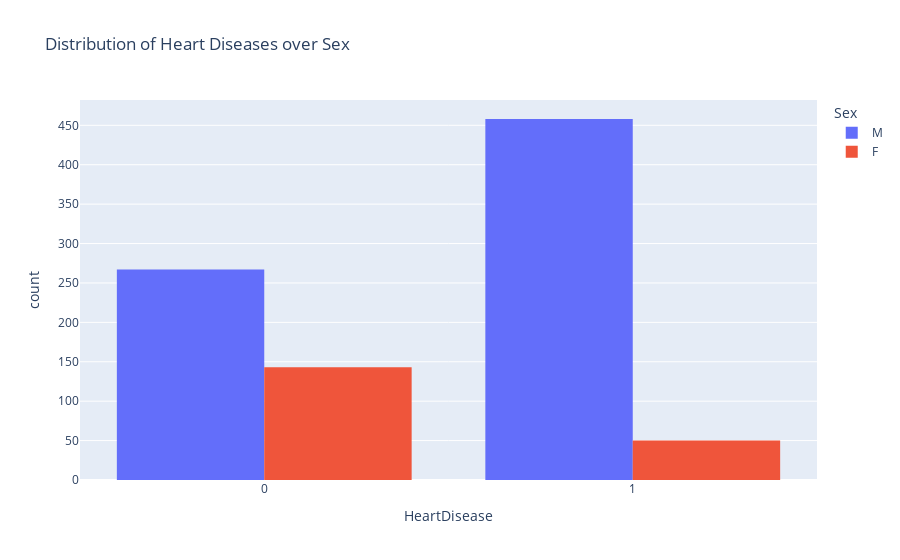

Notebook code cell kept with this figure:
### Markdown cell above
## Data Analysis

### Code cell
# Shows the Distribution of Heat Diseases with respect to male and female
fig=px.histogram(df, 
                 x="HeartDisease",
                 color="Sex",
                 hover_data=df.columns,
                 title="Distribution of Heart Diseases over Sex",
                 barmode="group")
fig.show()

### Figure 1 — Plotly figure (JSON) as saved in the notebook; plotly's stock layout.template omitted (floating-point values rounded to 4 significant figures; data arrays with more than 128 entries replaced by an {"elided": "..."} marker saying what was removed)
{"data": [{"alignmentgroup": "True", "bingroup": "x", "hovertemplate": "Sex=M<br>HeartDisease=%{x}<br>count=%{y}<extra></extra>", "legendgroup": "M", "marker": {"color": "#636efa", "pattern": {"shape": ""}}, "name": "M", "offsetgroup": "M", "orientation": "v", "showlegend": true, "type": "histogram", "x": {"elided": "725 int values"}, "xaxis": "x", "yaxis": "y"}, {"alignmentgroup": "True", "bingroup": "x", "hovertemplate": "Sex=F<br>HeartDisease=%{x}<br>count=%{y}<extra></extra>", "legendgroup": "F", "marker": {"color": "#EF553B", "pattern": {"shape": ""}}, "name": "F", "offsetgroup": "F", "orientation": "v", "showlegend": true, "type": "histogram", "x": {"elided": "193 int values"}, "xaxis": "x", "yaxis": "y"}], "layout": {"barmode": "group", "legend": {"title": {"text": "Sex"}, "tracegroupgap": 0}, "title": {"text": "Distribution of Heart Diseases over Sex"}, "xaxis": {"anchor": "y", "domain": [0, 1], "title": {"text": "HeartDisease"}}, "yaxis": {"anchor": "x", "domain": [0, 1], "title": {"text": "count"}}}}
